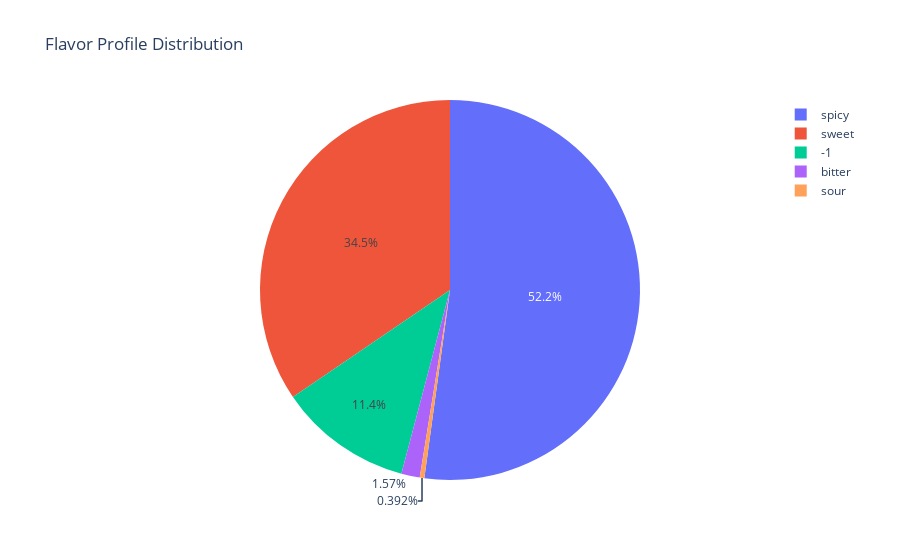

The notebook cell this image was saved under:
### Markdown cell above
## Task 3: Pie Chart of Flavor Profile Distribution

### Objective:
Create a pie chart showing the distribution of flavor profiles (e.g., sweet, savory) across the dataset.

### Instructions:
- Use Plotly Express to create a pie chart.

- Plot the flavor_profile column, which will show the distribution of flavor types.

- Ensure the chart is labeled clearly.

### Code cell
# Get the count of each flavor profile
flavor_counts = df['flavor_profile'].value_counts().reset_index()
flavor_counts.columns = ['flavor_profile', 'count']

# Create the pie chart
fig = px.pie(flavor_counts,
             values='count',
             names='flavor_profile',
             title="Flavor Profile Distribution")

# Show the plot
fig.show()

### Figure 1 — Plotly figure (JSON) as saved in the notebook; plotly's stock layout.template omitted (floating-point values rounded to 4 significant figures)
{"data": [{"domain": {"x": [0, 1], "y": [0, 1]}, "hovertemplate": "flavor_profile=%{label}<br>count=%{value}<extra></extra>", "labels": ["spicy", "sweet", "-1", "bitter", "sour"], "legendgroup": "", "name": "", "showlegend": true, "type": "pie", "values": [133, 88, 29, 4, 1]}], "layout": {"legend": {"tracegroupgap": 0}, "title": {"text": "Flavor Profile Distribution"}}}
